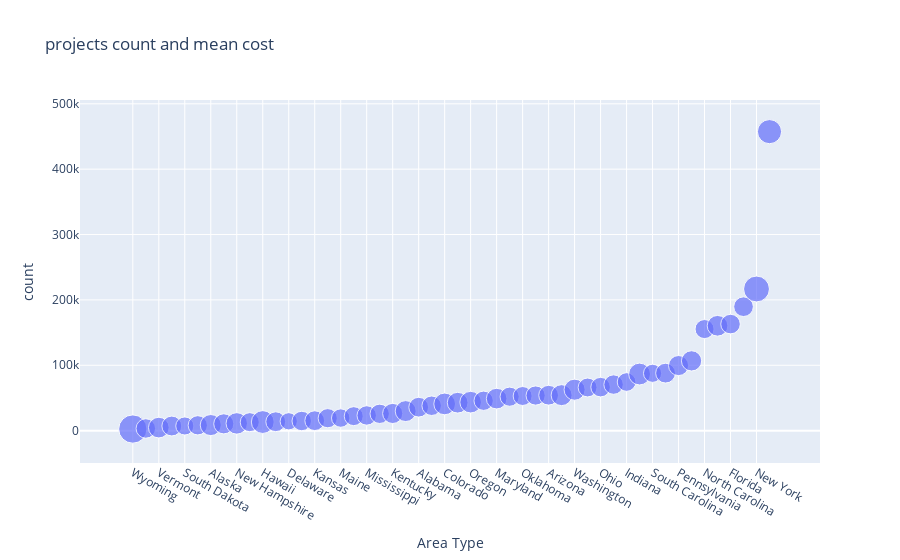

The code cell stored with this chart in its notebook:
### Code cell
df_exp = merge_3[['School State', 'Project Cost', 'Project ID']].groupby(['School State']).agg({'Project Cost': 'mean', 'Project ID': 'count'}).sort_values(by ='Project ID')

fig = px.scatter(x = df_exp.index,
             y = df_exp[('Project ID')],
             size = df_exp[('Project Cost')],
             labels=dict(x="Area Type", y="count"),
             title='projects count and mean cost')
fig.show()

### Figure 1 — Plotly figure (JSON) as saved in the notebook; plotly's stock layout.template omitted (floating-point values rounded to 4 significant figures)
{"data": [{"hovertemplate": "Area Type=%{x}<br>count=%{y}<br>size=%{marker.size}<extra></extra>", "legendgroup": "", "marker": {"color": "#636efa", "size": [1442.0, 685.6, 771.7, 711.7, 590.9, 669.1, 801.0, 728.2, 829.1, 652.9, 937.6, 709.7, 536.9, 683.6, 706.0, 662.9, 611.4, 649.6, 679.6, 673.9, 731.8, 790.4, 703.8, 686.0, 850.8, 775.7, 840.6, 673.3, 766.7, 661.9, 648.3, 664.1, 705.1, 794.3, 800.5, 642.3, 687.8, 682.3, 627.8, 858.1, 594.9, 708.6, 726.3, 739.5, 654.2, 770.4, 690.0, 696.2, 1208.0, 1050.0], "sizemode": "area", "sizeref": 3.606, "symbol": "circle"}, "mode": "markers", "name": "", "orientation": "v", "showlegend": false, "type": "scatter", "x": ["Wyoming", "North Dakota", "Vermont", "Nebraska", "South Dakota", "Montana", "Alaska", "Rhode Island", "New Hampshire", "West Virginia", "Hawaii", "New Mexico", "Delaware", "Iowa", "Kansas", "Idaho", "Maine", "Arkansas", "Mississippi", "Nevada", "Kentucky", "Utah", "Alabama", "Minnesota", "Colorado", "Louisiana", "Oregon", "Connecticut", "Maryland", "Wisconsin", "Oklahoma", "Tennessee", "Arizona", "New Jersey", "Washington", "Missouri", "Ohio", "Virginia", "Indiana", "Massachusetts", "South Carolina", "Michigan", "Pennsylvania", "Georgia", "North Carolina", "Illinois", "Florida", "Texas", "New York", "California"], "xaxis": "x", "y": [2445, 3305, 4642, 7061, 7127, 8159, 8527, 10412, 11093, 12959, 13146, 13622, 14318, 14740, 15226, 19022, 19241, 22157, 23222, 25724, 26282, 29914, 35846, 38082, 40888, 42714, 43571, 45725, 48967, 51931, 52971, 53702, 54186, 54287, 62621, 66022, 66555, 70457, 74402, 86594, 87710, 87977, 99533, 106723, 155390, 160396, 162987, 189607, 216688, 457388], "yaxis": "y"}], "layout": {"legend": {"itemsizing": "constant", "tracegroupgap": 0}, "title": {"text": "projects count and mean cost"}, "xaxis": {"anchor": "y", "domain": [0, 1], "title": {"text": "Area Type"}}, "yaxis": {"anchor": "x", "domain": [0, 1], "title": {"text": "count"}}}}
